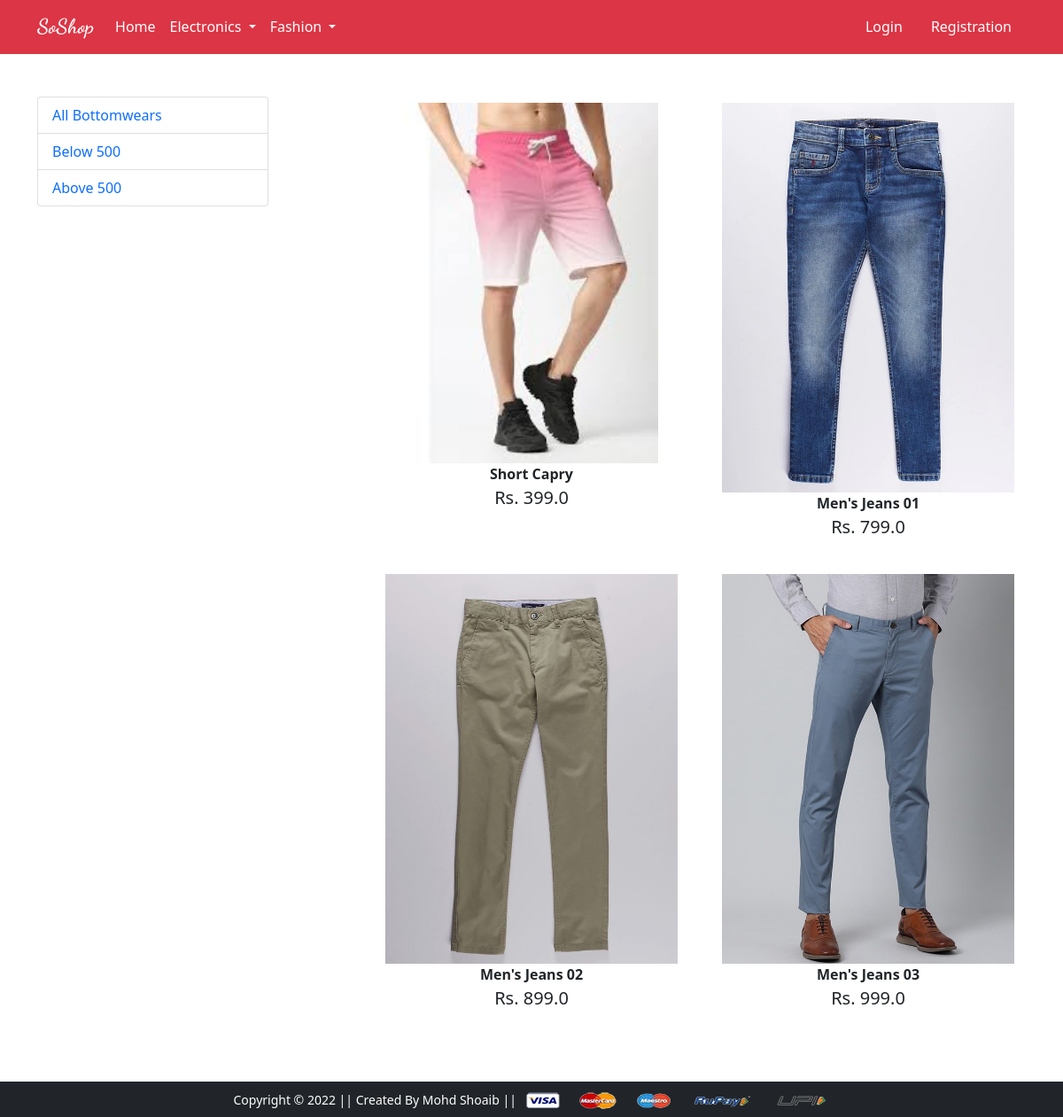
The app's page /bottomwear/ with its own data.
### app/models.py (models this page shows)
class Product(models.Model):
    title = models.CharField(max_length=100)
    selling_price = models.FloatField()
    discounted_price = models.FloatField()
    description = models.TextField()
    brand = models.CharField(max_length=100)
    category = models.CharField(max_length=2,choices=CATEGORY_CHOICES)
    product_image = models.ImageField(upload_to='productimg',)
    slug = AutoSlugField(populate_from="title",unique=True,null=True,default=None)

### app/views.py (the view)
# urls.py: path('bottomwear/', views.bottomwear, name='bottomwear'),
def bottomwear(request,data=None):
    if data==None:
        bottomwears = Product.objects.filter(category='BW')
    elif data=='below':
        bottomwears =Product.objects.filter(category='BW').filter(discounted_price__lt=500)
    elif data=='above':
        bottomwears =Product.objects.filter(category='BW').filter(discounted_price__gt=500)
    return render(request, 'app/bottomwear.html',{'bottomwears':bottomwears})

### templates/app/bottomwear.html (shortened to what this page needs)
{% extends 'app/base.html' %}
{% load static %}
{% block main-content %}
<div class="container my-5">
 <div class="row">
  <div class="col-sm-3">
    <ul class="list-group">
        <a href="{% url 'bottomwear' %}" class="list-group-item">All Bottomwears</a>
        <a href="{% url 'bottomwearslug' 'below' %}" class="list-group-item">Below 500</a>
        <a href="{% url 'bottomwearslug' 'above' %}" class="list-group-item">Above 500</a>
      </ul>
  </div>
  <div class="col-sm-8 offset-sm-1">
   <div class="row">
{% for b in bottomwears %}
  <div class="col-sm-6 text-center mb-4">
   <a href="/product-detail/{{b.id}}" class="btn">
   <div class="item"><img src="{{b.product_image.url}}" class="img-fluid w-100" height="200px">
    <span class="fw-bold">{{b.title}}</span><br>
    <span class="fs-5">Rs. {{b.discounted_price}}</span>
   </div>
   </a>
    </div>
{% endfor %}
   </div>
  </div>
 </div>
</div>
{% endblock main-content %}

### records on screen
Product: product_image (picture), title "Short Capry", discounted_price "399.0"
Product: product_image (picture), title "Men's Jeans 01", discounted_price "799.0"
Product: product_image (picture), title "Men's Jeans 02", discounted_price "899.0"
Product: product_image (picture), title "Men's Jeans 03", discounted_price "999.0"
